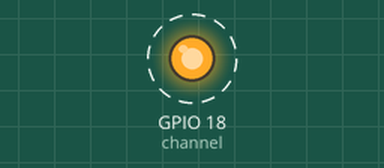
Bench run of a program on a simulated Raspberry Pi (BCM pin numbers). Parts: output pins drawn as LEDs (lit = HIGH). Dashed ring = blinking. At 100.0 s the program stops and its outputs stay as they are.

Above: at 0.5 s.
Timing chart, 0 to 4.6 s (numbered marks = the images above):
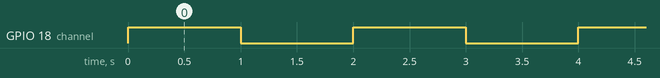

The program:

led-blink.py
```python
import RPi.GPIO as GPIO
import time

def blink(pin) :
    GPIO.output(pin,GPIO.HIGH)
    time.sleep(1)
    GPIO.output(pin,GPIO.LOW)
    time.sleep(1)
    return

channel = 18
GPIO.setmode(GPIO.BCM)
GPIO.setup(channel, GPIO.OUT)

for i in range(0,50):
    blink(channel)

GPIO.cleanup()
```

Measured:
- by itself, GPIO 18 (channel): alternates HIGH for 1.0 s and LOW for 1.0 s, 100 changes in all, then stays LOW
